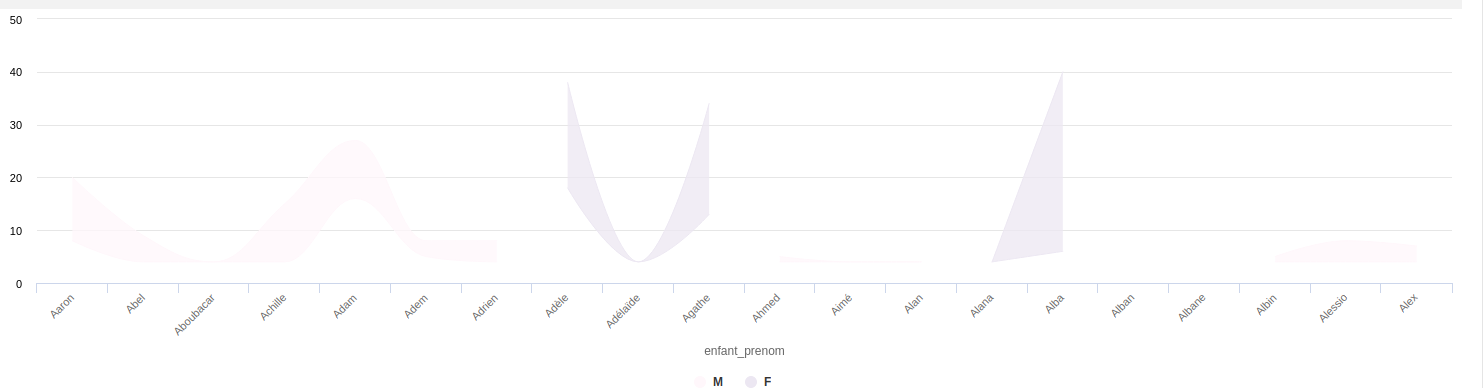
#> input picture S1/Data_visualisation/entropie_visualisation/nominal_no.png, 1483 x 388 px
$ jupyter execute Visualisation_entropie.ipynb
#> lines starting #> are read from the running program, lines starting #| are printed output that depends on the picture; long printed decimals are rounded
[cell 1]
import matplotlib.pyplot as plt
import matplotlib.image as mpimg
import numpy as np
from skimage.color import rgb2gray
import pandas as pd

[cell 2]
def charger_in_gray(path,display=True):
#> called with path = 'nominal_no.png', display = True
    image = mpimg.imread(path) #Charger mon image
#> image is the input picture: shape (388, 1483, 4) float32; mean R, G, B, A 0.994, 0.993, 0.994, 1

    if image.shape[2]==4:
        image = image[:,:,:3] # Modèle RBBA
#> image: shape (388, 1483, 3) float32

    image = (rgb2gray(image)*255).astype(np.uint8)
#> image: shape (388, 1483)

    if display:
        plt.imshow(image, cmap='gray')
        plt.show()

    return(image)

nominal_no = charger_in_gray('nominal_no.png')
nominal = charger_in_gray('nominal_ok.png')
#> call 2 of charger_in_gray, with path = 'nominal_ok.png', display = True
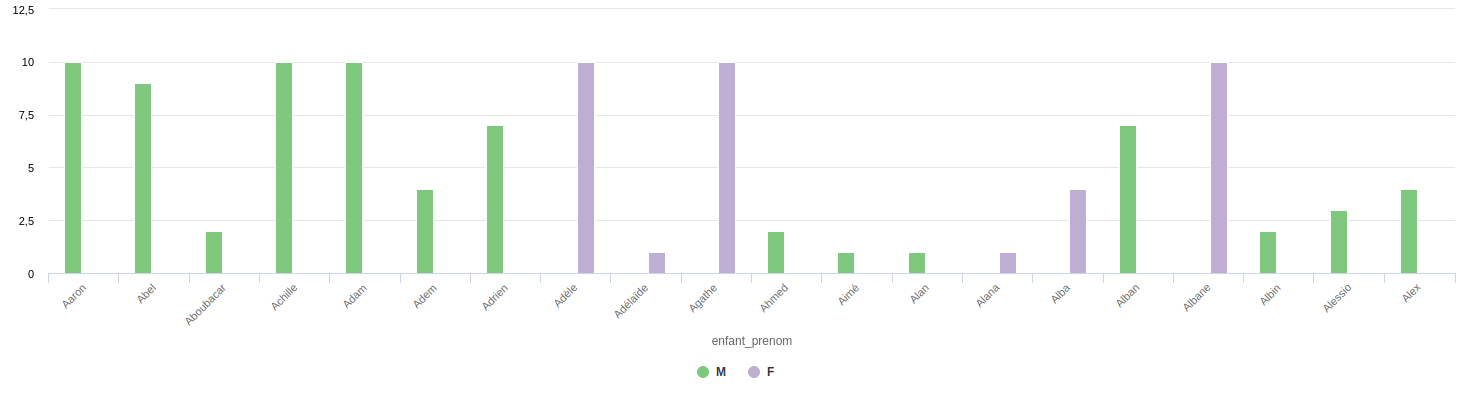
#> input picture S1/Data_visualisation/entropie_visualisation/nominal_ok.png, 1469 x 393 px
#> in charger_in_gray, image is the input picture: shape (393, 1469, 4) float32; mean R, G, B, A 0.97, 0.981, 0.972, 1
#> in charger_in_gray (call 2), `image = (rgb2gray(image)*255).astype(np.uint8)`:
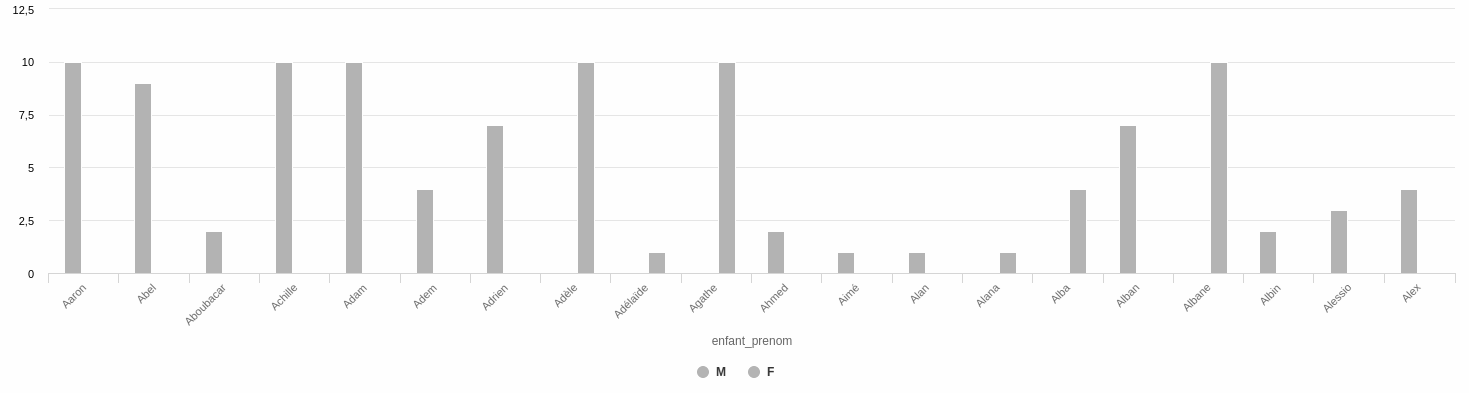
#> image: shape (393, 1469); min 8, max 254, mean 248.4
ordinal_no = charger_in_gray('ordinal_no.png')
#> call 3 of charger_in_gray, with path = 'ordinal_no.png', display = True
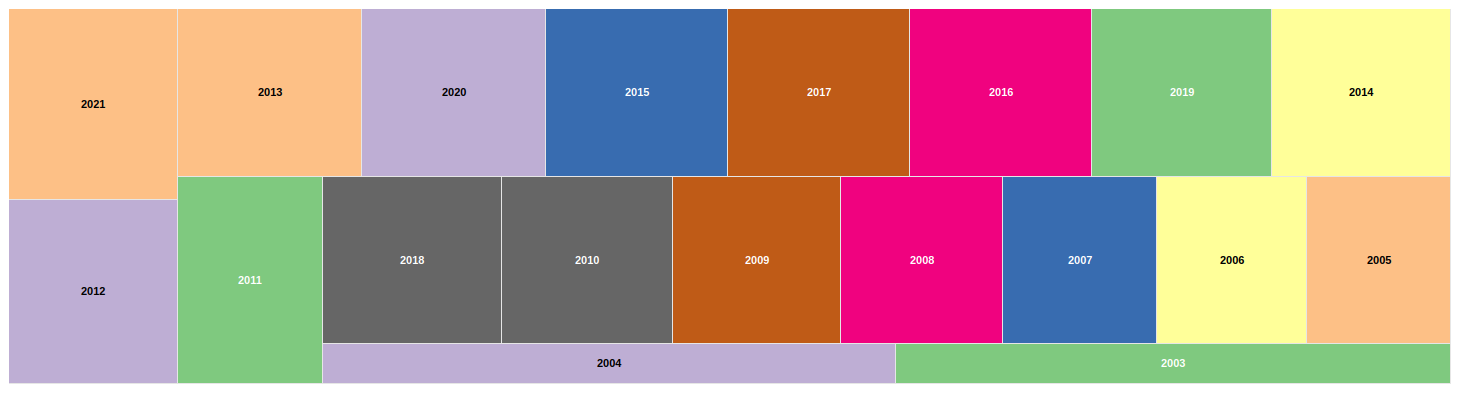
#> input picture S1/Data_visualisation/entropie_visualisation/ordinal_no.png, 1466 x 399 px
#> in charger_in_gray, image is the input picture: shape (399, 1466, 4) float32; mean R, G, B, A 0.728, 0.614, 0.572, 1
#> in charger_in_gray (call 3), `image = (rgb2gray(image)*255).astype(np.uint8)`:
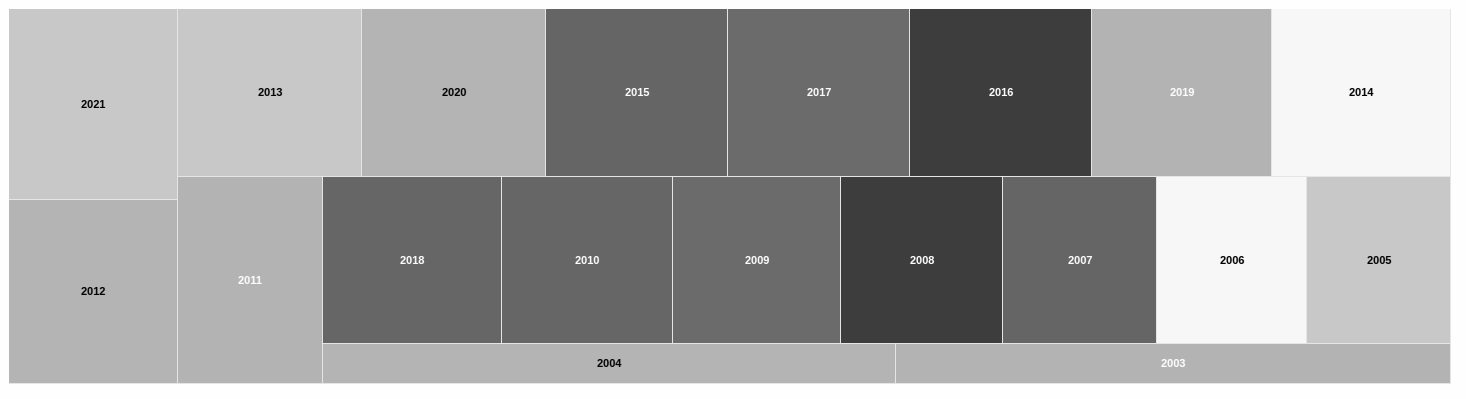
#> image: shape (399, 1466); min 0, max 254, mean 161.2
ordinal = charger_in_gray('ordinal_ok.png')
#> call 4 of charger_in_gray, with path = 'ordinal_ok.png', display = True
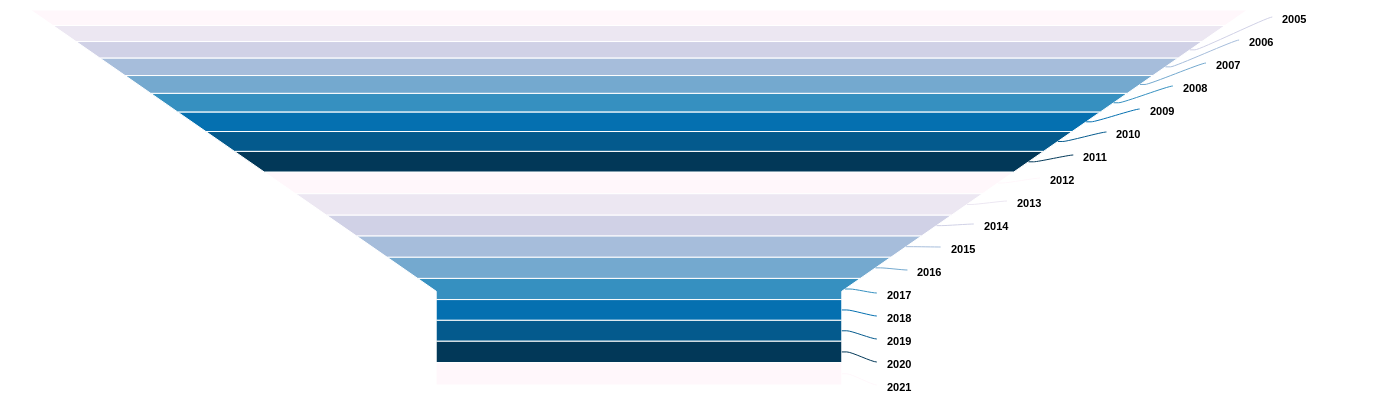
#> input picture S1/Data_visualisation/entropie_visualisation/ordinal_ok.png, 1383 x 408 px
#> in charger_in_gray, image is the input picture: shape (408, 1383, 4) float32; mean R, G, B, A 0.782, 0.849, 0.902, 1
#> in charger_in_gray (call 4), `image = (rgb2gray(image)*255).astype(np.uint8)`:
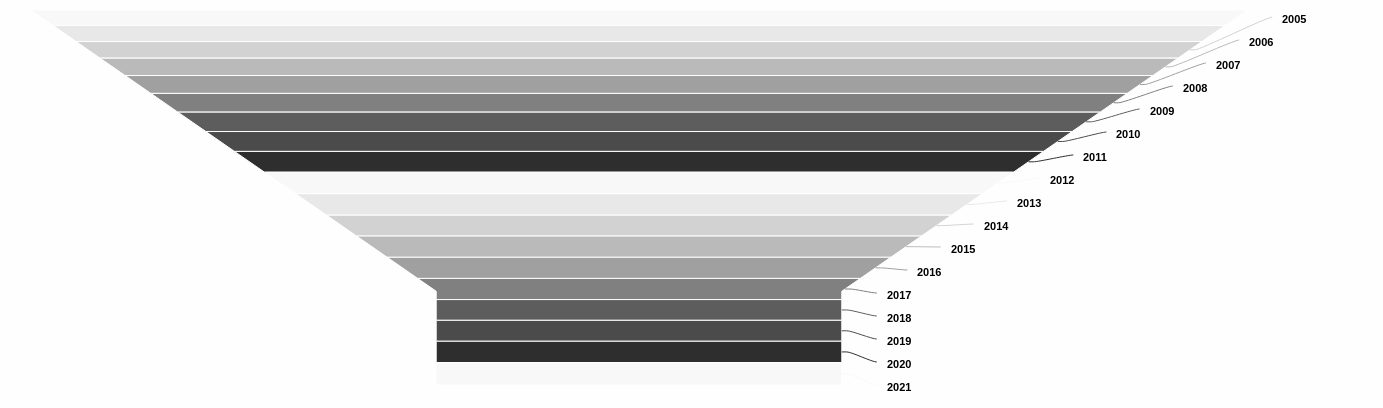
#> image: shape (408, 1383); min 0, max 254, mean 213

[cell 3]
def entropie(image,display=True):
#> called with display = True
    image = image.ravel()
    if display:
        plt.hist(image)
        plt.show()
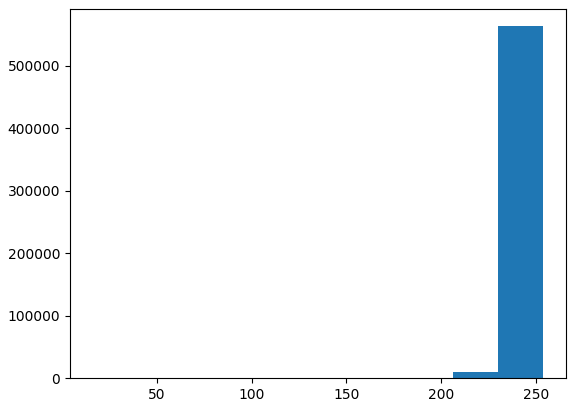
#> figure drawn by matplotlib, 1 panel; tallest bar 563364 high, from x = 230.2 to 254

    df = pd.DataFrame({'couleur':image})
#> df = table of 575404 rows and 1 columns
    proba = df.value_counts()/len(df)

    return -(proba*np.log2(proba)).sum()

print(entropie(nominal_no))
#| 0.8009

entropie(ordinal)
#> call 2 of entropie, with display = True
#> in entropie (call 2), `plt.show()`:
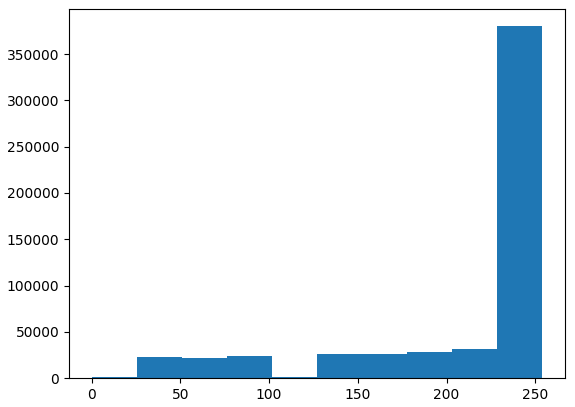
#> figure drawn by matplotlib, 1 panel; tallest bar 380065 high, from x = 228.6 to 254
#> in entropie (call 2), `df = pd.DataFrame({'couleur':image})`: df = table of 564264 rows and 1 columns
#> Out = 2.83
